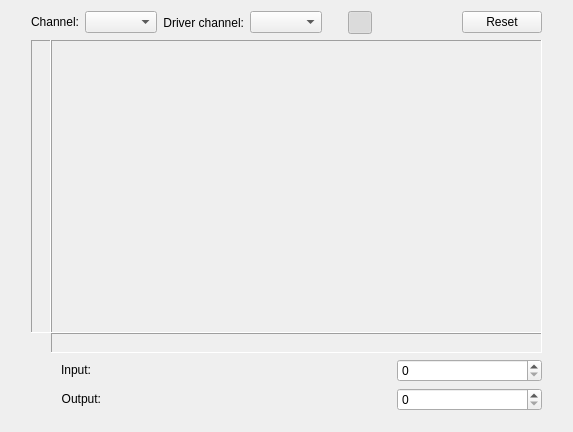
<?xml version="1.0" encoding="UTF-8"?>
<ui version="4.0">
 <author>
    SPDX-FileCopyrightText: none
    SPDX-License-Identifier: GPL-3.0-or-later
  </author>
 <class>WdgPerChannel</class>
 <widget class="QWidget" name="WdgPerChannel">
  <property name="geometry">
   <rect>
    <x>0</x>
    <y>0</y>
    <width>573</width>
    <height>432</height>
   </rect>
  </property>
  <property name="sizePolicy">
   <sizepolicy hsizetype="Preferred" vsizetype="Preferred">
    <horstretch>0</horstretch>
    <verstretch>0</verstretch>
   </sizepolicy>
  </property>
  <property name="windowTitle">
   <string>BrightnessCon</string>
  </property>
  <layout class="QGridLayout" name="gridLayout_2">
   <item row="1" column="0">
    <spacer name="horizontalSpacer">
     <property name="orientation">
      <enum>Qt::Horizontal</enum>
     </property>
     <property name="sizeType">
      <enum>QSizePolicy::Fixed</enum>
     </property>
     <property name="sizeHint" stdset="0">
      <size>
       <width>20</width>
       <height>20</height>
      </size>
     </property>
    </spacer>
   </item>
   <item row="1" column="1">
    <layout class="QGridLayout" name="grid2" rowstretch="0,0" columnstretch="0,0">
     <property name="sizeConstraint">
      <enum>QLayout::SetDefaultConstraint</enum>
     </property>
     <property name="spacing">
      <number>0</number>
     </property>
     <item row="0" column="1">
      <widget class="QFrame" name="frame3">
       <property name="sizePolicy">
        <sizepolicy hsizetype="Ignored" vsizetype="Ignored">
         <horstretch>0</horstretch>
         <verstretch>0</verstretch>
        </sizepolicy>
       </property>
       <property name="minimumSize">
        <size>
         <width>256</width>
         <height>256</height>
        </size>
       </property>
       <property name="maximumSize">
        <size>
         <width>16777215</width>
         <height>16777215</height>
        </size>
       </property>
       <property name="frameShape">
        <enum>QFrame::Panel</enum>
       </property>
       <property name="frameShadow">
        <enum>QFrame::Sunken</enum>
       </property>
       <layout class="QVBoxLayout">
        <property name="spacing">
         <number>0</number>
        </property>
        <property name="leftMargin">
         <number>0</number>
        </property>
        <property name="topMargin">
         <number>0</number>
        </property>
        <property name="rightMargin">
         <number>0</number>
        </property>
        <property name="bottomMargin">
         <number>0</number>
        </property>
        <item>
         <widget class="KisCurveWidget" name="curveWidget" native="true">
          <property name="sizePolicy">
           <sizepolicy hsizetype="MinimumExpanding" vsizetype="MinimumExpanding">
            <horstretch>1</horstretch>
            <verstretch>0</verstretch>
           </sizepolicy>
          </property>
          <property name="minimumSize">
           <size>
            <width>256</width>
            <height>256</height>
           </size>
          </property>
          <property name="maximumSize">
           <size>
            <width>16777215</width>
            <height>16777215</height>
           </size>
          </property>
         </widget>
        </item>
       </layout>
      </widget>
     </item>
     <item row="1" column="1">
      <widget class="QLabel" name="hgradient">
       <property name="sizePolicy">
        <sizepolicy hsizetype="Ignored" vsizetype="Fixed">
         <horstretch>1</horstretch>
         <verstretch>0</verstretch>
        </sizepolicy>
       </property>
       <property name="minimumSize">
        <size>
         <width>256</width>
         <height>20</height>
        </size>
       </property>
       <property name="maximumSize">
        <size>
         <width>16777215</width>
         <height>20</height>
        </size>
       </property>
       <property name="frameShape">
        <enum>QFrame::Panel</enum>
       </property>
       <property name="frameShadow">
        <enum>QFrame::Sunken</enum>
       </property>
       <property name="scaledContents">
        <bool>true</bool>
       </property>
      </widget>
     </item>
     <item row="0" column="0">
      <widget class="QLabel" name="vgradient">
       <property name="sizePolicy">
        <sizepolicy hsizetype="Fixed" vsizetype="Ignored">
         <horstretch>0</horstretch>
         <verstretch>0</verstretch>
        </sizepolicy>
       </property>
       <property name="minimumSize">
        <size>
         <width>20</width>
         <height>256</height>
        </size>
       </property>
       <property name="maximumSize">
        <size>
         <width>20</width>
         <height>16777215</height>
        </size>
       </property>
       <property name="frameShape">
        <enum>QFrame::Panel</enum>
       </property>
       <property name="frameShadow">
        <enum>QFrame::Sunken</enum>
       </property>
       <property name="scaledContents">
        <bool>true</bool>
       </property>
      </widget>
     </item>
    </layout>
   </item>
   <item row="1" column="2">
    <spacer name="horizontalSpacer_3">
     <property name="orientation">
      <enum>Qt::Horizontal</enum>
     </property>
     <property name="sizeType">
      <enum>QSizePolicy::Fixed</enum>
     </property>
     <property name="sizeHint" stdset="0">
      <size>
       <width>20</width>
       <height>20</height>
      </size>
     </property>
    </spacer>
   </item>
   <item row="2" column="1">
    <layout class="QGridLayout" name="gridLayout" columnstretch="1,2,1">
     <property name="sizeConstraint">
      <enum>QLayout::SetFixedSize</enum>
     </property>
     <item row="0" column="0">
      <widget class="QLabel" name="labelIn">
       <property name="sizePolicy">
        <sizepolicy hsizetype="Fixed" vsizetype="Fixed">
         <horstretch>0</horstretch>
         <verstretch>0</verstretch>
        </sizepolicy>
       </property>
       <property name="minimumSize">
        <size>
         <width>0</width>
         <height>0</height>
        </size>
       </property>
       <property name="maximumSize">
        <size>
         <width>16777215</width>
         <height>16777215</height>
        </size>
       </property>
       <property name="text">
        <string>         Input:</string>
       </property>
       <property name="alignment">
        <set>Qt::AlignRight|Qt::AlignTrailing|Qt::AlignVCenter</set>
       </property>
      </widget>
     </item>
     <item row="2" column="2">
      <widget class="KisIntParseSpinBox" name="intOut">
       <property name="sizePolicy">
        <sizepolicy hsizetype="Preferred" vsizetype="Fixed">
         <horstretch>0</horstretch>
         <verstretch>0</verstretch>
        </sizepolicy>
       </property>
      </widget>
     </item>
     <item row="2" column="0">
      <widget class="QLabel" name="labelOut">
       <property name="sizePolicy">
        <sizepolicy hsizetype="Fixed" vsizetype="Fixed">
         <horstretch>0</horstretch>
         <verstretch>0</verstretch>
        </sizepolicy>
       </property>
       <property name="text">
        <string>         Output:</string>
       </property>
       <property name="alignment">
        <set>Qt::AlignRight|Qt::AlignTrailing|Qt::AlignVCenter</set>
       </property>
      </widget>
     </item>
     <item row="0" column="2">
      <widget class="KisIntParseSpinBox" name="intIn">
       <property name="sizePolicy">
        <sizepolicy hsizetype="Preferred" vsizetype="Fixed">
         <horstretch>0</horstretch>
         <verstretch>0</verstretch>
        </sizepolicy>
       </property>
      </widget>
     </item>
     <item row="0" column="1">
      <spacer name="horizontalSpacer_2">
       <property name="sizePolicy">
        <sizepolicy hsizetype="Expanding" vsizetype="Minimum">
         <horstretch>0</horstretch>
         <verstretch>0</verstretch>
        </sizepolicy>
       </property>
       <property name="orientation">
        <enum>Qt::Horizontal</enum>
       </property>
       <property name="sizeType">
        <enum>QSizePolicy::Expanding</enum>
       </property>
       <property name="sizeHint" stdset="0">
        <size>
         <width>20</width>
         <height>20</height>
        </size>
       </property>
      </spacer>
     </item>
    </layout>
   </item>
   <item row="3" column="1">
    <spacer name="verticalSpacer">
     <property name="orientation">
      <enum>Qt::Vertical</enum>
     </property>
     <property name="sizeType">
      <enum>QSizePolicy::Fixed</enum>
     </property>
     <property name="sizeHint" stdset="0">
      <size>
       <width>10</width>
       <height>10</height>
      </size>
     </property>
    </spacer>
   </item>
   <item row="0" column="1">
    <layout class="QHBoxLayout" name="horizontalLayout">
     <item>
      <widget class="QLabel" name="textLabel1">
       <property name="sizePolicy">
        <sizepolicy hsizetype="Maximum" vsizetype="Fixed">
         <horstretch>0</horstretch>
         <verstretch>0</verstretch>
        </sizepolicy>
       </property>
       <property name="text">
        <string comment="Channel as in Color Channels">Channel:</string>
       </property>
       <property name="alignment">
        <set>Qt::AlignRight|Qt::AlignTrailing|Qt::AlignVCenter</set>
       </property>
      </widget>
     </item>
     <item>
      <widget class="QComboBox" name="cmbChannel"/>
     </item>
     <item>
      <widget class="QLabel" name="lblDriverChannel">
       <property name="text">
        <string>Driver channel:</string>
       </property>
       <property name="alignment">
        <set>Qt::AlignRight|Qt::AlignTrailing|Qt::AlignVCenter</set>
       </property>
      </widget>
     </item>
     <item>
      <widget class="QComboBox" name="cmbDriverChannel"/>
     </item>
     <item>
      <spacer name="horizontalSpacer_5">
       <property name="orientation">
        <enum>Qt::Horizontal</enum>
       </property>
       <property name="sizeHint" stdset="0">
        <size>
         <width>13</width>
         <height>13</height>
        </size>
       </property>
      </spacer>
     </item>
     <item>
      <layout class="QHBoxLayout" name="horizontalLayout_8">
       <property name="spacing">
        <number>0</number>
       </property>
       <item>
        <widget class="QToolButton" name="buttonLinearHistogram">
         <property name="toolTip">
          <string>Show linear histogram</string>
         </property>
         <property name="checkable">
          <bool>true</bool>
         </property>
         <property name="checked">
          <bool>true</bool>
         </property>
         <property name="autoExclusive">
          <bool>true</bool>
         </property>
         <property name="autoRaise">
          <bool>true</bool>
         </property>
         <attribute name="buttonGroup">
          <string notr="true">buttonGroupHistogramMode</string>
         </attribute>
        </widget>
       </item>
       <item>
        <widget class="QToolButton" name="buttonLogarithmicHistogram">
         <property name="toolTip">
          <string>Show logarithmic histogram</string>
         </property>
         <property name="checkable">
          <bool>true</bool>
         </property>
         <property name="autoExclusive">
          <bool>true</bool>
         </property>
         <property name="autoRaise">
          <bool>true</bool>
         </property>
         <attribute name="buttonGroup">
          <string notr="true">buttonGroupHistogramMode</string>
         </attribute>
        </widget>
       </item>
      </layout>
     </item>
     <item>
      <widget class="QToolButton" name="buttonScaleHistogramToFit">
       <property name="toolTip">
        <string>Scale the histogram to fit</string>
       </property>
       <property name="text">
        <string/>
       </property>
       <property name="autoRaise">
        <bool>true</bool>
       </property>
      </widget>
     </item>
     <item>
      <widget class="QToolButton" name="buttonScaleHistogramToCutLongPeaks">
       <property name="toolTip">
        <string>Scale the histogram to cut long peaks </string>
       </property>
       <property name="text">
        <string/>
       </property>
       <property name="autoRaise">
        <bool>true</bool>
       </property>
      </widget>
     </item>
     <item>
      <widget class="QPushButton" name="buttonReset">
       <property name="text">
        <string>Reset</string>
       </property>
      </widget>
     </item>
    </layout>
   </item>
  </layout>
 </widget>
 <customwidgets>
  <customwidget>
   <class>KisIntParseSpinBox</class>
   <extends>QSpinBox</extends>
   <header>kis_int_parse_spin_box.h</header>
  </customwidget>
  <customwidget>
   <class>KisCurveWidget</class>
   <extends></extends>
   <header>widgets/kis_curve_widget.h</header>
  </customwidget>
 </customwidgets>
 <tabstops>
  <tabstop>cmbChannel</tabstop>
  <tabstop>intIn</tabstop>
  <tabstop>intOut</tabstop>
 </tabstops>
 <resources/>
 <connections/>
 <buttongroups>
  <buttongroup name="buttonGroupHistogramMode"/>
 </buttongroups>
</ui>
